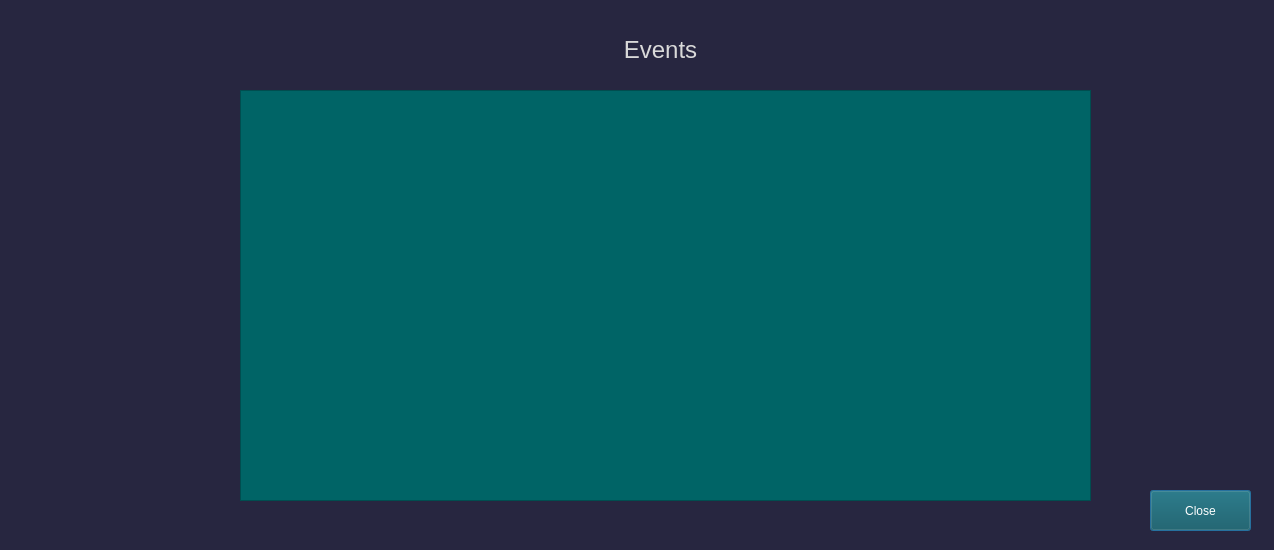
<?xml version="1.0" encoding="UTF-8"?>
<ui version="4.0">
 <class>allEventsWindow</class>
 <widget class="QDialog" name="allEventsWindow">
  <property name="geometry">
   <rect>
    <x>0</x>
    <y>0</y>
    <width>1274</width>
    <height>550</height>
   </rect>
  </property>
  <property name="windowTitle">
   <string>Dialog</string>
  </property>
  <property name="styleSheet">
   <string notr="true">background-color: rgb(39, 38, 64);</string>
  </property>
  <widget class="QListWidget" name="bankView">
   <property name="geometry">
    <rect>
     <x>240</x>
     <y>90</y>
     <width>851</width>
     <height>411</height>
    </rect>
   </property>
   <property name="styleSheet">
    <string notr="true">background-color: rgb(0, 100, 102);
color: rgb(212, 212, 212);</string>
   </property>
   <property name="isWrapping" stdset="0">
    <bool>false</bool>
   </property>
  </widget>
  <widget class="QLabel" name="label">
   <property name="geometry">
    <rect>
     <x>240</x>
     <y>30</y>
     <width>841</width>
     <height>41</height>
    </rect>
   </property>
   <property name="text">
    <string>&lt;html&gt;&lt;head/&gt;&lt;body&gt;&lt;p align=&quot;center&quot;&gt;&lt;span style=&quot; font-size:18pt; color:#d9d9d9;&quot;&gt;Events&lt;/span&gt;&lt;/p&gt;&lt;/body&gt;&lt;/html&gt;</string>
   </property>
  </widget>
  <widget class="QPushButton" name="pushButton">
   <property name="geometry">
    <rect>
     <x>1150</x>
     <y>490</y>
     <width>101</width>
     <height>41</height>
    </rect>
   </property>
   <property name="styleSheet">
    <string notr="true">color:white;
background-color: rgb(11, 82, 91);</string>
   </property>
   <property name="text">
    <string>Close</string>
   </property>
  </widget>
 </widget>
 <resources/>
 <connections/>
</ui>
